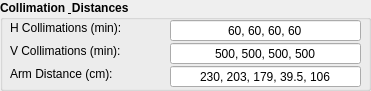
   <widget class="QGroupBox" name="groupBox_6">
    <property name="geometry">
     <rect>
      <x>10</x>
      <y>560</y>
      <width>371</width>
      <height>91</height>
     </rect>
    </property>
    <property name="font">
     <font>
      <weight>75</weight>
      <bold>true</bold>
     </font>
    </property>
    <property name="title">
     <string>Collimation &amp; Distances</string>
    </property>
    <widget class="QLineEdit" name="vcols_input">
     <property name="geometry">
      <rect>
       <x>170</x>
       <y>43</y>
       <width>191</width>
       <height>21</height>
      </rect>
     </property>
     <property name="sizePolicy">
      <sizepolicy hsizetype="Fixed" vsizetype="Fixed">
       <horstretch>0</horstretch>
       <verstretch>0</verstretch>
      </sizepolicy>
     </property>
     <property name="minimumSize">
      <size>
       <width>150</width>
       <height>21</height>
      </size>
     </property>
     <property name="maximumSize">
      <size>
       <width>300</width>
       <height>21</height>
      </size>
     </property>
     <property name="font">
      <font>
       <weight>50</weight>
       <bold>false</bold>
      </font>
     </property>
     <property name="text">
      <string>500, 500, 500, 500</string>
     </property>
     <property name="alignment">
      <set>Qt::AlignCenter</set>
     </property>
    </widget>
    <widget class="QLineEdit" name="hcols_input">
     <property name="geometry">
      <rect>
       <x>170</x>
       <y>20</y>
       <width>191</width>
       <height>21</height>
      </rect>
     </property>
     <property name="sizePolicy">
      <sizepolicy hsizetype="Fixed" vsizetype="Fixed">
       <horstretch>0</horstretch>
       <verstretch>0</verstretch>
      </sizepolicy>
     </property>
     <property name="minimumSize">
      <size>
       <width>150</width>
       <height>21</height>
      </size>
     </property>
     <property name="maximumSize">
      <size>
       <width>300</width>
       <height>21</height>
      </size>
     </property>
     <property name="font">
      <font>
       <weight>50</weight>
       <bold>false</bold>
      </font>
     </property>
     <property name="text">
      <string>60, 60, 60, 60</string>
     </property>
     <property name="alignment">
      <set>Qt::AlignCenter</set>
     </property>
    </widget>
    <widget class="QLabel" name="arms_label">
     <property name="geometry">
      <rect>
       <x>10</x>
       <y>66</y>
       <width>151</width>
       <height>16</height>
      </rect>
     </property>
     <property name="sizePolicy">
      <sizepolicy hsizetype="Fixed" vsizetype="Fixed">
       <horstretch>0</horstretch>
       <verstretch>0</verstretch>
      </sizepolicy>
     </property>
     <property name="minimumSize">
      <size>
       <width>88</width>
       <height>16</height>
      </size>
     </property>
     <property name="font">
      <font>
       <weight>50</weight>
       <bold>false</bold>
      </font>
     </property>
     <property name="text">
      <string>Arm Distance (cm):</string>
     </property>
     <property name="alignment">
      <set>Qt::AlignLeading|Qt::AlignLeft|Qt::AlignVCenter</set>
     </property>
    </widget>
    <widget class="QLineEdit" name="arms_input">
     <property name="geometry">
      <rect>
       <x>170</x>
       <y>66</y>
       <width>191</width>
       <height>21</height>
      </rect>
     </property>
     <property name="sizePolicy">
      <sizepolicy hsizetype="Fixed" vsizetype="Fixed">
       <horstretch>0</horstretch>
       <verstretch>0</verstretch>
      </sizepolicy>
     </property>
     <property name="minimumSize">
      <size>
       <width>150</width>
       <height>21</height>
      </size>
     </property>
     <property name="maximumSize">
      <size>
       <width>250</width>
       <height>21</height>
      </size>
     </property>
     <property name="font">
      <font>
       <weight>50</weight>
       <bold>false</bold>
      </font>
     </property>
     <property name="text">
      <string>230, 203, 179, 39.5, 106</string>
     </property>
     <property name="alignment">
      <set>Qt::AlignCenter</set>
     </property>
    </widget>
    <widget class="QLabel" name="hcol_label">
     <property name="geometry">
      <rect>
       <x>10</x>
       <y>20</y>
       <width>201</width>
       <height>16</height>
      </rect>
     </property>
     <property name="sizePolicy">
      <sizepolicy hsizetype="Fixed" vsizetype="Fixed">
       <horstretch>0</horstretch>
       <verstretch>0</verstretch>
      </sizepolicy>
     </property>
     <property name="minimumSize">
      <size>
       <width>201</width>
       <height>16</height>
      </size>
     </property>
     <property name="font">
      <font>
       <weight>50</weight>
       <bold>false</bold>
      </font>
     </property>
     <property name="text">
      <string>H Collimations (min):</string>
     </property>
     <property name="alignment">
      <set>Qt::AlignLeading|Qt::AlignLeft|Qt::AlignVCenter</set>
     </property>
    </widget>
    <widget class="QLabel" name="vcol_label">
     <property name="geometry">
      <rect>
       <x>10</x>
       <y>43</y>
       <width>185</width>
       <height>16</height>
      </rect>
     </property>
     <property name="sizePolicy">
      <sizepolicy hsizetype="Fixed" vsizetype="Fixed">
       <horstretch>0</horstretch>
       <verstretch>0</verstretch>
      </sizepolicy>
     </property>
     <property name="minimumSize">
      <size>
       <width>185</width>
       <height>16</height>
      </size>
     </property>
     <property name="font">
      <font>
       <weight>50</weight>
       <bold>false</bold>
      </font>
     </property>
     <property name="text">
      <string>V Collimations (min):</string>
     </property>
     <property name="alignment">
      <set>Qt::AlignLeading|Qt::AlignLeft|Qt::AlignVCenter</set>
     </property>
    </widget>
   </widget>
